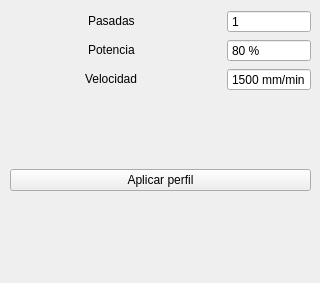
          <widget class="QWidget" name="parametrostrabajo">
           <property name="geometry">
            <rect>
             <x>0</x>
             <y>0</y>
             <width>320</width>
             <height>283</height>
            </rect>
           </property>
           <attribute name="label">
            <string>Parametros de trabajo</string>
           </attribute>
           <widget class="QWidget" name="verticalLayoutWidget_5">
            <property name="geometry">
             <rect>
              <x>10</x>
              <y>10</y>
              <width>301</width>
              <height>181</height>
             </rect>
            </property>
            <layout class="QVBoxLayout" name="verticalLayout_8">
             <item>
              <layout class="QGridLayout" name="gridLayout" rowstretch="0,0,0" columnstretch="1,0">
               <property name="horizontalSpacing">
                <number>14</number>
               </property>
               <item row="0" column="0" alignment="Qt::AlignmentFlag::AlignHCenter|Qt::AlignmentFlag::AlignVCenter">
                <widget class="QLabel" name="label_3">
                 <property name="sizePolicy">
                  <sizepolicy hsizetype="Preferred" vsizetype="Fixed">
                   <horstretch>0</horstretch>
                   <verstretch>0</verstretch>
                  </sizepolicy>
                 </property>
                 <property name="text">
                  <string>Pasadas</string>
                 </property>
                </widget>
               </item>
               <item row="0" column="1" alignment="Qt::AlignmentFlag::AlignVCenter">
                <widget class="QSpinBox" name="txt_pasadas">
                 <property name="sizePolicy">
                  <sizepolicy hsizetype="Preferred" vsizetype="Fixed">
                   <horstretch>0</horstretch>
                   <verstretch>0</verstretch>
                  </sizepolicy>
                 </property>
                 <property name="buttonSymbols">
                  <enum>QAbstractSpinBox::ButtonSymbols::NoButtons</enum>
                 </property>
                 <property name="minimum">
                  <number>1</number>
                 </property>
                </widget>
               </item>
               <item row="1" column="0" alignment="Qt::AlignmentFlag::AlignHCenter|Qt::AlignmentFlag::AlignVCenter">
                <widget class="QLabel" name="label_2">
                 <property name="sizePolicy">
                  <sizepolicy hsizetype="Preferred" vsizetype="Fixed">
                   <horstretch>0</horstretch>
                   <verstretch>0</verstretch>
                  </sizepolicy>
                 </property>
                 <property name="text">
                  <string>Potencia</string>
                 </property>
                </widget>
               </item>
               <item row="2" column="1">
                <widget class="QSpinBox" name="txt_vel">
                 <property name="sizePolicy">
                  <sizepolicy hsizetype="Preferred" vsizetype="Fixed">
                   <horstretch>0</horstretch>
                   <verstretch>0</verstretch>
                  </sizepolicy>
                 </property>
                 <property name="alignment">
                  <set>Qt::AlignmentFlag::AlignLeading|Qt::AlignmentFlag::AlignLeft|Qt::AlignmentFlag::AlignVCenter</set>
                 </property>
                 <property name="buttonSymbols">
                  <enum>QAbstractSpinBox::ButtonSymbols::NoButtons</enum>
                 </property>
                 <property name="specialValueText">
                  <string/>
                 </property>
                 <property name="suffix">
                  <string> mm/min</string>
                 </property>
                 <property name="minimum">
                  <number>100</number>
                 </property>
                 <property name="maximum">
                  <number>4000</number>
                 </property>
                 <property name="singleStep">
                  <number>100</number>
                 </property>
                 <property name="value">
                  <number>1500</number>
                 </property>
                </widget>
               </item>
               <item row="1" column="1">
                <widget class="QSpinBox" name="txt_power">
                 <property name="sizePolicy">
                  <sizepolicy hsizetype="Preferred" vsizetype="Fixed">
                   <horstretch>0</horstretch>
                   <verstretch>0</verstretch>
                  </sizepolicy>
                 </property>
                 <property name="buttonSymbols">
                  <enum>QAbstractSpinBox::ButtonSymbols::NoButtons</enum>
                 </property>
                 <property name="suffix">
                  <string> %</string>
                 </property>
                 <property name="maximum">
                  <number>100</number>
                 </property>
                 <property name="value">
                  <number>80</number>
                 </property>
                </widget>
               </item>
               <item row="2" column="0" alignment="Qt::AlignmentFlag::AlignHCenter|Qt::AlignmentFlag::AlignVCenter">
                <widget class="QLabel" name="label">
                 <property name="sizePolicy">
                  <sizepolicy hsizetype="Preferred" vsizetype="Fixed">
                   <horstretch>0</horstretch>
                   <verstretch>0</verstretch>
                  </sizepolicy>
                 </property>
                 <property name="text">
                  <string>Velocidad</string>
                 </property>
                </widget>
               </item>
              </layout>
             </item>
             <item>
              <spacer name="verticalSpacer_3">
               <property name="orientation">
                <enum>Qt::Orientation::Vertical</enum>
               </property>
               <property name="sizeHint" stdset="0">
                <size>
                 <width>20</width>
                 <height>40</height>
                </size>
               </property>
              </spacer>
             </item>
             <item>
              <widget class="QPushButton" name="btn_perfil">
               <property name="text">
                <string>Aplicar perfil</string>
               </property>
              </widget>
             </item>
            </layout>
           </widget>
          </widget>
